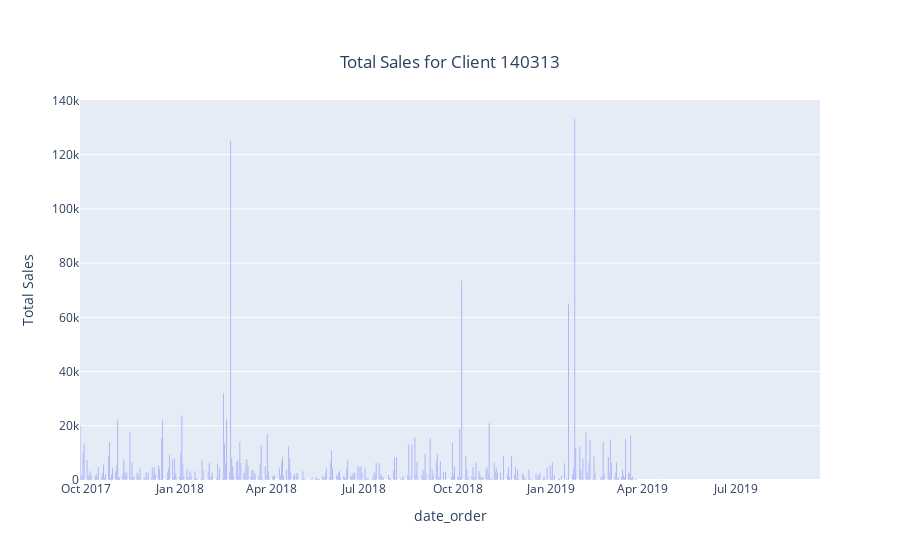

The cell this chart's notebook holds for it:
### Code cell
import plotly.express as px
import pandas as pd

# Assuming 'df_transaction' is your DataFrame
client_id = 140313

# Filter DataFrame for a specific client and date range
subset_df = df_transaction[(df_transaction['client_id'] == client_id) & (df_transaction['date_order'] <= '2019-09-22')]

# Group by date_order and sum the sales_net
grouped_df = subset_df.groupby(by='date_order').sales_net.sum().reset_index()

# Plot using Plotly
fig = px.bar(grouped_df, x='date_order', y='sales_net', labels={'sales_net': 'Total Sales'}, title=f'Total Sales for Client {client_id}')

# Update layout to set the x-axis range and center the title
fig.update_layout(
    xaxis=dict(
        range=[grouped_df['date_order'].min(), '2019-09-22'],
        # tickmode='array',
        # tickvals=grouped_df['date_order'].unique(),  # Use unique dates as tick values
        # ticktext=grouped_df['date_order'].dt.year.unique().astype(str),  # Use unique years as tick text
        # tickangle=45  # Rotate the tick labels for better visibility
    ),
    title=dict(
        x=0.5,  # Center title horizontally
        y=0.9   # Adjust the vertical position of the title
    )
)

# Show the plot
fig.show()

### Figure 1 — Plotly figure (JSON) as saved in the notebook; plotly's stock layout.template omitted (floating-point values rounded to 4 significant figures; data arrays with more than 128 entries replaced by an {"elided": "..."} marker saying what was removed)
{"data": [{"alignmentgroup": "True", "hovertemplate": "date_order=%{x}<br>Total Sales=%{y}<extra></extra>", "legendgroup": "", "marker": {"color": "#636efa", "pattern": {"shape": ""}}, "name": "", "offsetgroup": "", "orientation": "v", "showlegend": false, "textposition": "auto", "type": "bar", "x": {"elided": "374 str values"}, "xaxis": "x", "y": {"elided": "374 float values"}, "yaxis": "y"}], "layout": {"barmode": "relative", "legend": {"tracegroupgap": 0}, "title": {"text": "Total Sales for Client 140313", "x": 0.5, "y": 0.9}, "xaxis": {"anchor": "y", "domain": [0, 1], "range": ["2017-09-25T00:00:00", "2019-09-22"], "title": {"text": "date_order"}}, "yaxis": {"anchor": "x", "domain": [0, 1], "title": {"text": "Total Sales"}}}}
